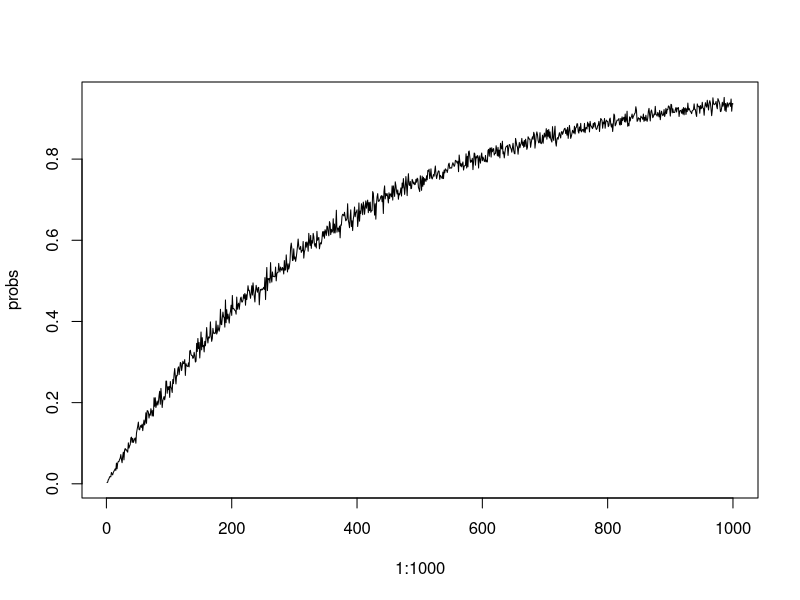

Source code (R):
#Simulation of the birthday paradox
probs <- numeric(1000)
myday <- sample(1:365, 1)
# Run the experiment on various values of k
for (k in 1:1000) { 
  # Create a factor called days, that can take on any value from 1-365
  days <- c(1:365)
  # Run many, many experiments to get an accurate estimate
  n.same <- 0
  numexps <- 1000
  for (exp in 1:numexps) {
    # randomly get k birthdays, other people can have the same birthday so we have replacement
    birthdays <- sample(days, k, replace = TRUE)
    #if my birthday is not in the birthdays we sampled, no one has my birthday
    #if my birthday is in birthays, someone else has my birthday
    if(is.element(myday, birthdays)){
      n.same = n.same + 1
    }
  }
  
  probs[k] <- (n.same / numexps)
}
plot(1:1000, probs, type="l")
